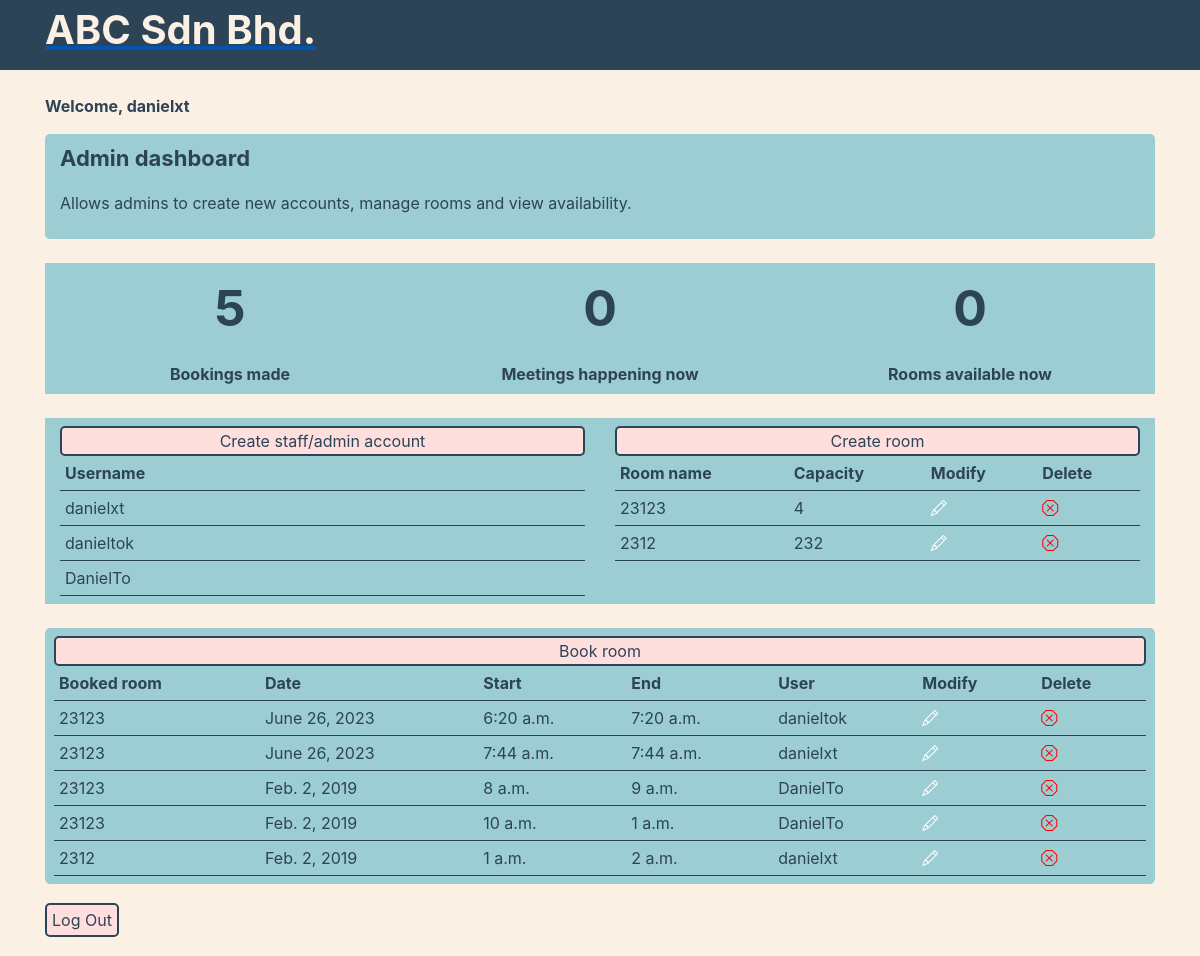
Before: / (signed in) with the older database file.
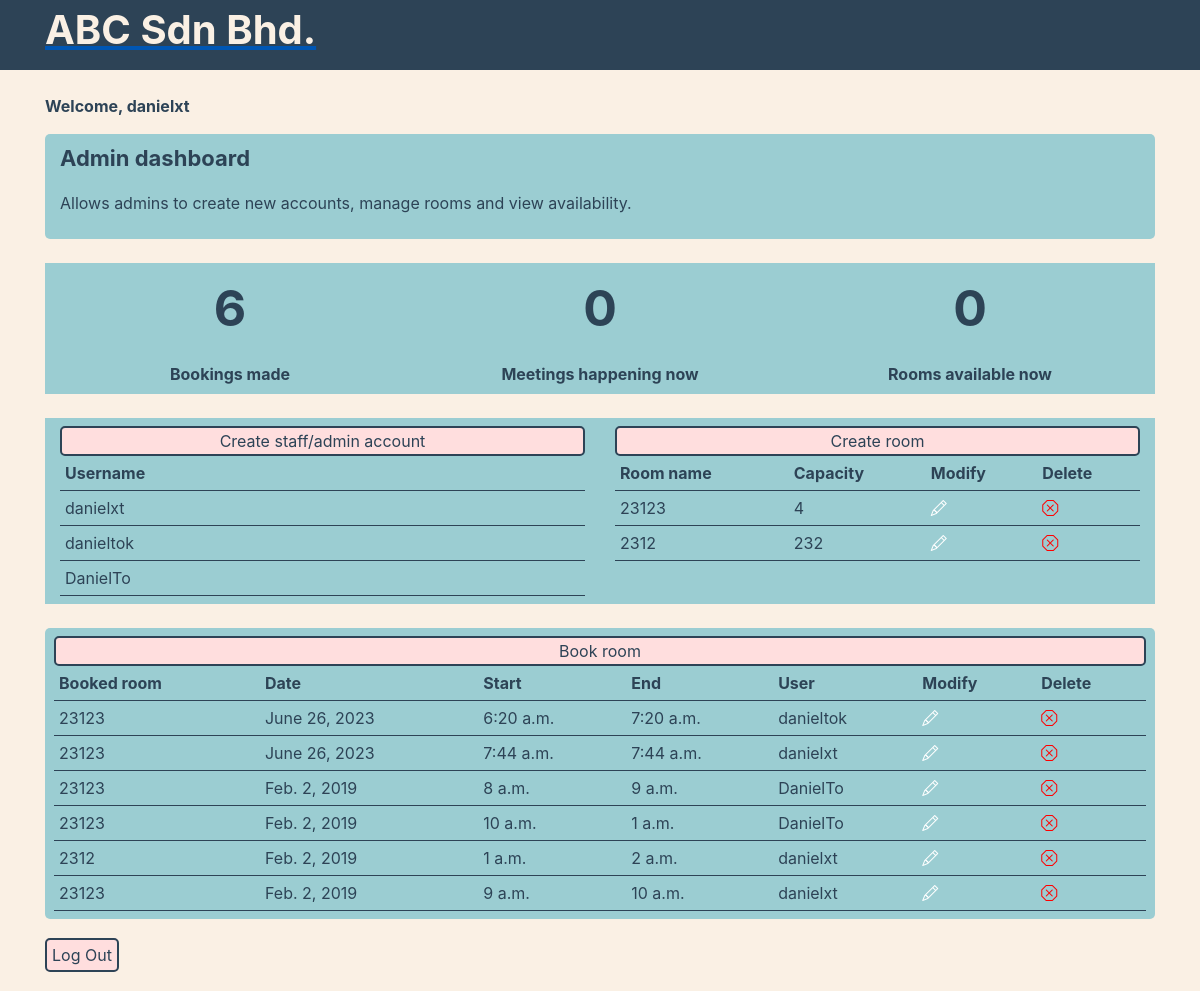
After: the same page with the newer database file.
### rooms/models.py (models this page shows)
class Room(models.Model):
    roomName = models.CharField(max_length=50, unique=True)
    capacity = models.IntegerField(default=0)
    createdAt = models.DateTimeField(auto_now_add=True)
    def __str__(self):
        return self.roomName

### booking/models.py (models this page shows)
class RoomBooking(models.Model):
    roomName = models.ForeignKey('rooms.Room', on_delete=models.CASCADE)
    userName = models.ForeignKey(User, on_delete=models.CASCADE, default="")
    date = models.DateField()
    start = models.TimeField()
    end = models.TimeField()

### roomBooking/views.py (the view)
# urls.py: path('', setupHomePage, name='home'),
def setupHomePage(request): # calls room view, user view, bookings view to display on page
    roomData = Room.objects.all()
    userData = User.objects.all()
    roomBookingData = RoomBooking.objects.all()
    numBookings = RoomBooking.objects.count()
    context = {
        'rooms' : roomData,
        'users' : userData,
        'roomBooking' : roomBookingData,
        'numBookings' : numBookings
    }
    return render(request, 'home.html', context)

### templates/home.html (shortened to what the changed rows need)
{% extends 'base.html' %}
{% block content %}
{% if user.is_authenticated %}
<div class="container">
    <br>
    <p><b>Welcome, {{ user.username }} </b></p>
    {% if user.is_staff %}
        <div class="container py-2 boxColor">
            <p class="boxHeaderFont"><b class="boxHeaderFont">Admin dashboard</b></p>
            <p> Allows admins to create new accounts, manage rooms and view availability. </p>
        </div>
        <div class="container" style="text-align:center">
            <div class="row pt-4 headerNumbers">
                <div class="col boxColor py-2">
                    {{numBookings}}
                </div>
                <div class="col boxColor py-2">
                    0
                </div>
                <div class="col boxColor py-2">
                    0
                </div>
          </div>
          <div class="row headerText">
            <div class="col boxColor py-2">
                Bookings made
            </div>
            <div class="col boxColor py-2">
                Meetings happening now
            </div>
            <div class="col boxColor py-2">
                Rooms available now
            </div>
      </div>
        </div>
        <div class="container">
            <div class="row py-4">
                <div class="col boxColor py-2">
                    <button><a href="{% url 'signup' %}">Create staff/admin account</a></button>
                    <table class="dataTable">
                        <tr style="font-weight:bold">
                            <th>Username</th>
                        </tr>
                        {% for user in users %}
                        <tr>
                            <td>{{user.username}}</td>
                        {% endfor %}
                        </tr>
                    </table>
                </div>
                <div class="col boxColor py-2">
                    <button><a href="{% url 'createRoom' %}">Create room </a></button>
                    <table class="dataTable">
                        <tr style="font-weight:bold">
                            <th>Room name</th>
                            <th>Capacity</th>
                            <th>Modify</th>
                            <th>Delete</th>
                        </tr>
                        {% for room in rooms %}
                            <tr>
                                <td>{{room.roomName}}</td>
                                <td>{{room.capacity}}</td>
                                <td><a href="rooms/modify/{{room.id}}"><i class="bi bi-pencil" style="color:white"></i></a></td>
                                <td><a href="rooms/deleteRoom/{{room.id}}"><i class="bi bi-x-octagon" style='color:red'></i></a></td>
                            </tr>
                        {% endfor %}
                    </table>
                </div>
          </div>
        </div>
            <div class="container px-4 boxColor">
                <div class="row py-2">
                    <button><a href="{% url 'roomBooking' %}">Book room</a></button>
                    <table class="dataTable">
                        <tr style="font-weight:bold">
                            <th>Booked room</th>
                            <th>Date</th>
                            <th>Start</th>
                            <th>End</th>
                            <th>User</th>
                            <th>Modify</th>
                            <th>Delete</th>
                        </tr>
                        <tr>
                            {% for booking in roomBooking %}
                                <tr>
                                    <td>{{booking.roomName}}</td>
                                    <td>{{booking.date}}</td>
                                    <td>{{booking.start}}</td>
                                    <td>{{booking.end}}</td>
                                    <td>{{booking.userName}}</td>
                                    <td><a href="#"><i class="bi bi-pencil" style="color:white"></i></a></td>
                                    <td><a href="#"><i class="bi bi-x-octagon" style='color:red'></i></a></td>
                                </tr>
                            {% endfor %}
                        </tr>
                    </table>
                </div>
            </div>
    {% else %}
        <p><b>Staff dashboard</b></p>
    {% endif %}
    <br>
    <a href="{% url 'logout' %}" style="background-color:var(--palePink); padding:5px; border:2px solid var(--grey); border-radius:5px;">Log Out</a>
    </div>
{% else %}
<p>You are not logged in</p>
<a href="{% url 'login' %}">Log In</a>
</div>
{% endif %}
{% endblock %}

Changed rows visible on the page:
added RoomBooking: roomName "23123", date "Feb. 2, 2019", start "9 a.m.", end "10 a.m.", userName "danielxt"
Other visible differences:
{{ numBookings }}: "5" → "6"
